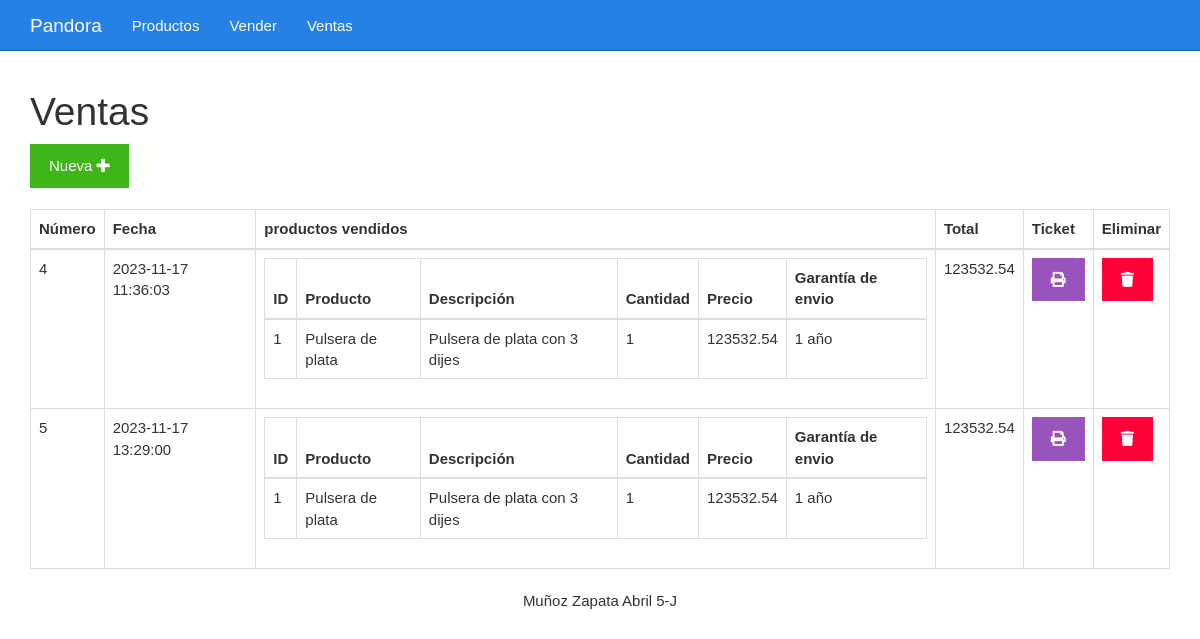
Page /ventas.php on the committed database.
### tables this page shows
CREATE TABLE `ventas` (
  `id` bigint(20) NOT NULL,
  `fecha` datetime NOT NULL,
  `total` decimal(10,2) NOT NULL
);

### ventas.php (the view)
<?php include_once "encabezado.php" ?>
<?php
include_once "base_de_datos.php";
$sentencia = $base_de_datos->query("SELECT ventas.total, ventas.fecha, ventas.id, GROUP_CONCAT(	productos.id, '..',  productos.descrip, '..',  productos.precio, '..', productos_vendidos.cantidad , '..', productos.nomProducto, '..', envio.garantia SEPARATOR '__') AS productos FROM ventas INNER JOIN productos_vendidos ON productos_vendidos.id_venta = ventas.id INNER JOIN productos ON productos.id = productos_vendidos.id_producto INNER JOIN envio ON envio.id = ventas.id GROUP BY ventas.id ORDER BY ventas.id;");
$ventas = $sentencia->fetchAll(PDO::FETCH_OBJ);
?>
	<div class="col-xs-12">
		<h1>Ventas</h1>
		<div>
			<a class="btn btn-success" href="./vender.php">Nueva <i class="fa fa-plus"></i></a>
		</div>
		<br>
		<table class="table table-bordered">
			<thead>
				<tr>
					<th>Número</th>
					<th>Fecha</th>
					<th>productos vendidos</th>
					<th>Total</th>
					<th>Ticket</th>
					<th>Eliminar</th>
				</tr>
			</thead>
			<tbody>
				<?php foreach($ventas as $venta){ ?>
				<tr>
					<td><?php echo $venta->id ?></td>
					<td><?php echo $venta->fecha ?></td>
					<td>
						<table class="table table-bordered">
							<thead>
								<tr>
									<th>ID</th>
									<th>Producto</th>
									<th>Descripción</th>
									<th>Cantidad</th>
									<th>Precio</th>
									<th>Garantía de envio</th>
								</tr>
							</thead>
							<tbody>
								<?php foreach(explode("__", $venta->productos) as $productosConcatenados){
								$producto = explode("..", $productosConcatenados)
								?>
								<tr>
									<td><?php echo $producto[0] ?></td>
									<td><?php echo $producto[4] ?></td>
									<td><?php echo $producto[1] ?></td>
									<td><?php echo $producto[3] ?></td>
									<td><?php echo $producto[2] ?></td>
									<td><?php echo $producto[5] ?></td>
								</tr>
								<?php } ?>
							</tbody>
						</table>
					</td>
					<td><?php echo $venta->total ?></td>
					<td><a class="btn btn-info" href="<?php echo "imprimirTicket.php?id=" . $venta->id?>"><i class="fa fa-print"></i></a></td>
					<td><a class="btn btn-danger" href="<?php echo "eliminarVenta.php?id=" . $venta->id?>"><i class="fa fa-trash"></i></a></td>
				</tr>
				<?php } ?>
			</tbody>
		</table>
	</div>
<?php include_once "pie.php" ?>

### css/estilo.css (style rules this page uses)
body { padding-top: 70px; }

### rows in the picture
ventas: id "4", fecha "2023-11-17 11:36:03", producto "1", producto "Pulsera de plata", producto "Pulsera de plata con 3 dijes", producto "123532.54", producto "1 año", total "123532.54"
ventas: id "5", fecha "2023-11-17 13:29:00", producto "1", producto "Pulsera de plata", producto "Pulsera de plata con 3 dijes", producto "123532.54", producto "1 año", total "123532.54"
